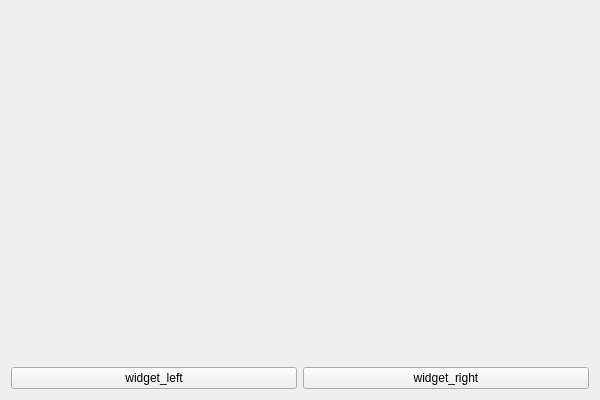
<?xml version="1.0" encoding="UTF-8"?>
<ui version="4.0">
 <class>QmlDemoClass</class>
 <widget class="QWidget" name="QmlDemoClass">
  <property name="geometry">
   <rect>
    <x>0</x>
    <y>0</y>
    <width>600</width>
    <height>400</height>
   </rect>
  </property>
  <property name="windowTitle">
   <string>QmlDemo</string>
  </property>
  <layout class="QVBoxLayout" name="main_layout">
   <item>
    <widget class="QWidget" name="widget" native="true">
     <layout class="QVBoxLayout" name="verticalLayout"/>
    </widget>
   </item>
   <item>
    <widget class="QWidget" name="widget_2" native="true">
     <property name="sizePolicy">
      <sizepolicy hsizetype="Preferred" vsizetype="Fixed">
       <horstretch>0</horstretch>
       <verstretch>0</verstretch>
      </sizepolicy>
     </property>
     <layout class="QHBoxLayout" name="horizontalLayout">
      <property name="leftMargin">
       <number>0</number>
      </property>
      <property name="topMargin">
       <number>0</number>
      </property>
      <property name="rightMargin">
       <number>0</number>
      </property>
      <property name="bottomMargin">
       <number>0</number>
      </property>
      <item>
       <widget class="QPushButton" name="btn_left">
        <property name="text">
         <string>widget_left</string>
        </property>
       </widget>
      </item>
      <item>
       <widget class="QPushButton" name="btn_right">
        <property name="text">
         <string>widget_right</string>
        </property>
       </widget>
      </item>
     </layout>
    </widget>
   </item>
  </layout>
 </widget>
 <layoutdefault spacing="6" margin="11"/>
 <resources>
  <include location="QmlDemo.qrc"/>
 </resources>
 <connections/>
</ui>
